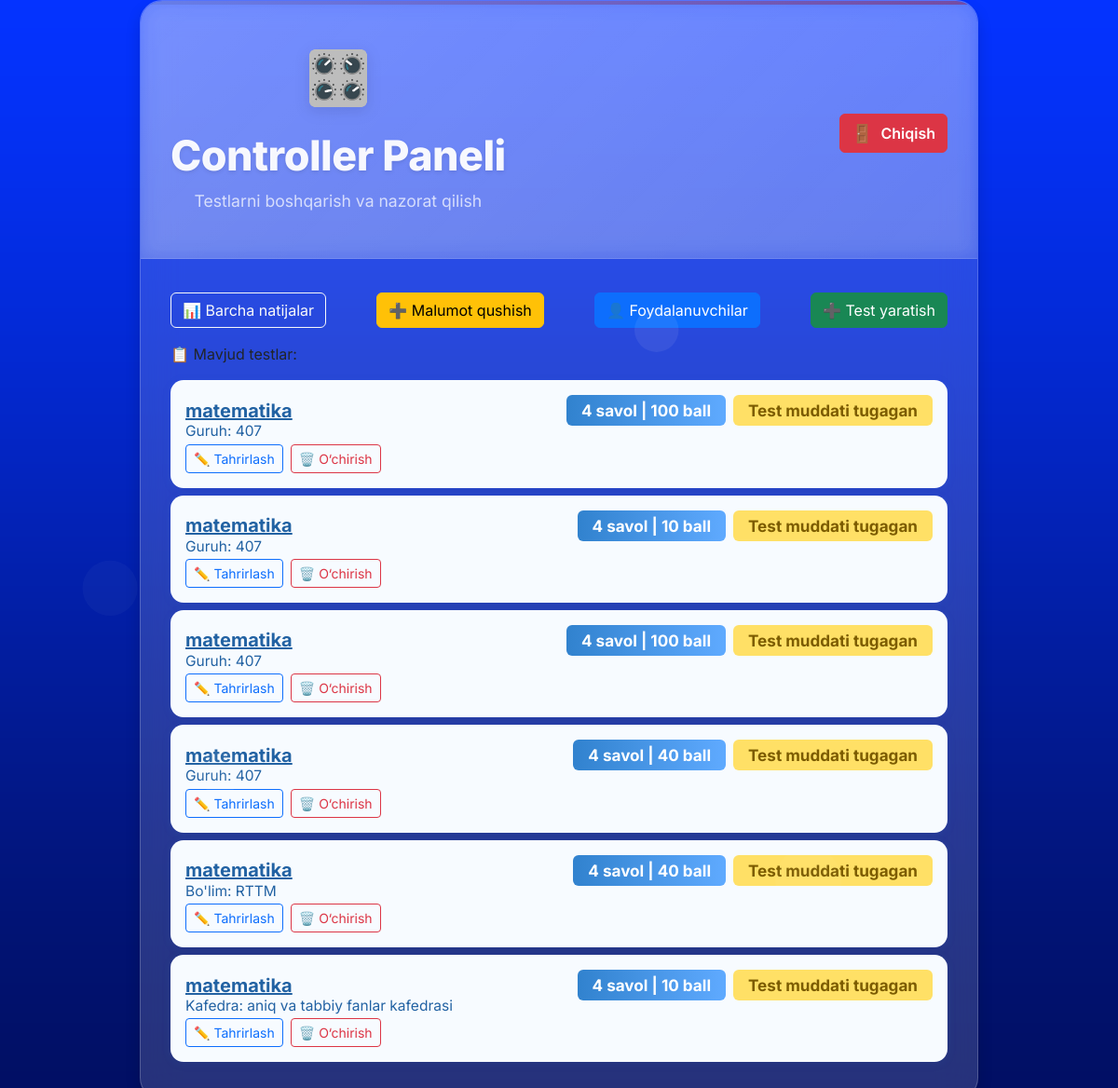
The app's page /api/controller-panel/dashboard/ (signed in) with its own data.
### main/models.py (models this page shows, shortened)
class Test(models.Model):
    group = models.ForeignKey('Group', on_delete=models.CASCADE, related_name='tests', verbose_name="Guruh", null=True, blank=True)
    subject = models.ForeignKey('Subject', on_delete=models.CASCADE, related_name='tests', verbose_name="Fan")
    created_by = models.ForeignKey(User, on_delete=models.SET_NULL, null=True, related_name='created_tests', verbose_name="Yaratuvchi (Controller)")
    kafedra = models.ForeignKey('Kafedra', on_delete=models.SET_NULL, null=True, blank=True, related_name='tests', verbose_name='Kafedra')
    bulim = models.ForeignKey('Bulim', on_delete=models.SET_NULL, null=True, blank=True, related_name='tests', verbose_name="Bo'lim")
    question_count = models.PositiveIntegerField(verbose_name="Savollar soni")
    total_score = models.PositiveIntegerField(verbose_name="Umumiy ball")
    duration = models.DurationField(verbose_name="Test muddati")
    minutes = models.PositiveIntegerField(verbose_name="Test vaqti (daqiqa)", default=30)
    active = models.BooleanField(default=True, verbose_name="Faol testmi")
    created_at = models.DateTimeField(auto_now_add=True, verbose_name="Yaratilgan sana")
    start_time = models.DateTimeField(auto_now_add=True, verbose_name="Boshlanish vaqti", blank=True, null=True)
    class Meta:
        verbose_name = "Test"
        verbose_name_plural = "Testlar"
    @property
    def end_time(self):
        if self.start_time and self.duration:
            return self.start_time + self.duration
        return None

class Subject(models.Model):
    name = models.CharField(max_length=255, verbose_name="Fan nomi")
    created_at = models.DateTimeField(auto_now_add=True, verbose_name="Yaratilgan sana")
    class Meta:
        verbose_name = "Fan"
        verbose_name_plural = "Fanlar"

class Group(models.Model):
    faculty = models.ForeignKey(Faculty, on_delete=models.CASCADE, related_name='groups', verbose_name="Fakultet")
    name = models.CharField(max_length=100, verbose_name="Guruh nomi")
    created_at = models.DateTimeField(auto_now_add=True, verbose_name="Yaratilgan sana")
    class Meta:
        verbose_name = "Guruh"
        verbose_name_plural = "Guruhlar"

class Bulim(models.Model):
    name = models.CharField(max_length=255, verbose_name="Bo'lim nomi")
    created_at = models.DateTimeField(auto_now_add=True, verbose_name='Yaratilgan sana')
    class Meta:
        verbose_name = "Bo'lim"
        verbose_name_plural = "Bo'limlar"

class Kafedra(models.Model):
    faculty = models.ForeignKey('Faculty', on_delete=models.CASCADE, related_name='kafedralar', verbose_name='Fakultet')
    name = models.CharField(max_length=255, verbose_name='Kafedra nomi')
    created_at = models.DateTimeField(auto_now_add=True, verbose_name='Yaratilgan sana')
    class Meta:
        verbose_name = 'Kafedra'
        verbose_name_plural = 'Kafedralar'

### main/views_controller_panel.py (the view)
@login_required
def controller_dashboard(request):
    login_redirect = login_check(request)
    if login_redirect:
        return login_redirect
    if not hasattr(request.user, 'role') or request.user.role != 'controller':
        return redirect('/api/login/')
    tests = Test.objects.filter(created_by=request.user)
    now = timezone.now()
    test_list = []
    for test in tests:
        status = "Faol"
        if test.end_time and now > test.end_time:
            status = "Test muddati tugagan"
        subject_name = test.subject.name if test.subject else ""
        test_list.append({
            'test': test,
            'status': status,
            'subject_name': subject_name,
        })
    return render(request, 'controller_panel/dashboard.html', {'tests': test_list})

### main/views_controller_panel.py (called while the page is built)
def login_check(request):
    if not request.user.is_authenticated:
        return redirect('/api/login/')
    return None

### main/templates/controller_panel/dashboard.html (shortened to what this page needs)
<!DOCTYPE html>
<html lang="uz">
<head>
    <link rel="stylesheet" href="https://cdn.jsdelivr.net/npm/bootstrap@5.3.3/dist/css/bootstrap.min.css">
</head>
<body>
    <div class="dashboard-card shadow">
        <div class="dashboard-header" style="display:flex;align-items:center;justify-content:space-between;">
            <div>
                <span class="controller-icon">🎛️</span>
                <h2 style="display:inline-block;vertical-align:middle;">Controller Paneli</h2>
                <p class="dashboard-subtitle">Testlarni boshqarish va nazorat qilish</p>
            </div>
            <a href="/api/controller-panel/logout/" class="btn btn-danger" style="font-weight:600;display:inline-flex;align-items:center;gap:8px;">
                <span style="font-size:1.2em;">🚪</span> Chiqish
            </a>
        </div>
        <div class="dashboard-body">
            <div class="d-flex justify-content-between mb-3 flex-wrap gap-2">
                <a href="/api/test-api/all-results/" class="btn btn-outline-light">
                    📊 Barcha natijalar
                </a>
                <a href="/api/controller-panel/group-subjects/" class="btn btn-warning">
                    ➕ Malumot qushish
                </a>
                <a href="#" class="btn btn-primary" id="usersBtn">
                    👤 Foydalanuvchilar
                </a>
                <button type="button" class="btn btn-success" data-bs-toggle="modal" data-bs-target="#addTestModal">➕ Test yaratish</button>
            </div>
            <div class="test-list-title mb-3">📋 Mavjud testlar:</div>
            {% if tests %}
                <ul class="list-group">
                    {% for item in tests %}
                        <li class="list-group-item p-0 border-0" style="background:transparent;">
                            <div class="test-block d-flex flex-wrap align-items-center justify-content-between mb-2 p-3" style="background:#f7fbff;border-radius:14px;box-shadow:0 2px 12px 0 rgba(49,130,206,0.07);">
                                <div class="fw-bold fs-5 text-primary mb-2 mb-md-0" style="min-width:120px;">
                                    <a href="/api/controller-panel/subject-questions/{{ item.test.subject.id }}/" class="subject-link" style="color:#2262a3;text-decoration:underline;">{{ item.subject_name }}</a>
                                </div>
                                <div class="d-flex flex-wrap align-items-center mb-2 mb-md-0" style="gap:8px;">
                                    <span class="badge px-3 py-2" style="background:linear-gradient(90deg,#3182ce 0%, #5faaff 100%);color:#fff;font-size:1.07rem;">{{ item.test.question_count }} savol | {{ item.test.total_score }} ball</span>
                                    <span class="badge px-3 py-2" style="background:#ffe066;color:#7c5c00;font-size:1.07rem;">{{ item.status }}</span>
                                </div>
                                <div style="width:100%;font-size:0.97rem;color:#2262a3;margin-top:-6px;margin-bottom:2px;">
                                    {% if item.test.group %}
                                        Guruh: {{ item.test.group.name }}
                                    {% endif %}
                                    {% if item.test.kafedra %}
                                        {% if item.test.group %} | {% endif %}Kafedra: {{ item.test.kafedra.name }}
                                    {% endif %}
                                    {% if item.test.bulim %}
                                        {% if item.test.group or item.test.kafedra %} | {% endif %}Bo'lim: {{ item.test.bulim.name }}
                                    {% endif %}
                                </div>
                                <div class="d-flex flex-wrap align-items-center gap-2 mt-2 mt-md-0">
                                    <a href="/api/controller-panel/edit-test/{{ item.test.id }}/" class="btn btn-sm btn-outline-primary">✏️ Tahrirlash</a>
                                    <form action="/api/controller-panel/delete-test/{{ item.test.id }}/" method="post" style="display:inline;">
                                        <button type="submit" class="btn btn-sm btn-outline-danger" onclick="return confirm('Testni o‘chirishga ishonchingiz komilmi?')">🗑️ O‘chirish</button>
                                    </form>
                                </div>
                            </div>
                        </li>
                    {% endfor %}
                </ul>
            {% else %}
                <div class="alert alert-warning" role="alert">
                    <h4 style="margin-bottom: 16px;">📝 Hech qanday test mavjud emas</h4>
                    <p style="margin-bottom: 0; opacity: 0.8;">Yangi test yaratish uchun yuqoridagi tugmani bosing</p>
                </div>
            {% endif %}
        </div>
    </div>
</body>
</body>
</html>

### main/templates/controller_panel/dashboard.html (style rules this page uses)
* { margin: 0; padding: 0; box-sizing: border-box; }
body { font-family: 'Inter', -apple-system, BlinkMacSystemFont, 'Segoe UI', 'Roboto', sans-serif; background: url('/static/main/1.png') no-repeat center center fixed; background-size: cover; min-height: 100vh; position: relative; overflow-x: hidden; }
body::before { content: ''; position: fixed; top: 0; left: 0; width: 100%; height: 100%; pointer-events: none; z-index: 1; }
.dashboard-card { max-width: 900px; margin: 0 auto; background: rgba(255, 255, 255, 0.15); backdrop-filter: blur(20px); border-radius: 24px; border: 1px solid rgba(255, 255, 255, 0.2); box-shadow: 0 8px 32px rgba(0, 0, 0, 0.1); overflow: hidden; animation: fadeInUp 0.8s ease; }
.dashboard-header { background: linear-gradient(135deg, rgba(255, 255, 255, 0.25) 0%, rgba(255, 255, 255, 0.15) 100%); backdrop-filter: blur(10px); padding: 40px 32px 32px; text-align: center; border-bottom: 1px solid rgba(255, 255, 255, 0.1); position: relative; }
.dashboard-header::before { content: ''; position: absolute; top: 0; left: 0; right: 0; height: 4px; background: linear-gradient(90deg, #667eea 0%, #764ba2 50%, #667eea 100%); background-size: 200% 100%; animation: shimmer 3s linear infinite; }
.controller-icon { font-size: 3.5rem; margin-bottom: 16px; display: block; filter: drop-shadow(0 4px 8px rgba(0, 0, 0, 0.1)); animation: float 3s ease-in-out infinite; }
.dashboard-header h2 { color: rgba(255, 255, 255, 0.95); font-weight: 800; font-size: 2.8rem; margin-bottom: 8px; text-shadow: 0 2px 4px rgba(0, 0, 0, 0.1); letter-spacing: -0.5px; }
.dashboard-subtitle { color: rgba(255, 255, 255, 0.8); font-size: 1.1rem; font-weight: 400; opacity: 0.9; }
.dashboard-body { padding: 36px 32px 32px; }
.test-block { transition: box-shadow 0.18s; }

### records on screen
Test: subject_name "matematika", test.question_count "4", test.total_score "100", status "Test muddati tugagan", test.group.name "407"
Test: subject_name "matematika", test.question_count "4", test.total_score "10", status "Test muddati tugagan", test.group.name "407"
Test: subject_name "matematika", test.question_count "4", test.total_score "100", status "Test muddati tugagan", test.group.name "407"
Test: subject_name "matematika", test.question_count "4", test.total_score "40", status "Test muddati tugagan", test.group.name "407"
Test: subject_name "matematika", test.question_count "4", test.total_score "40", status "Test muddati tugagan", test.bulim.name "RTTM"
Test: subject_name "matematika", test.question_count "4", test.total_score "10", status "Test muddati tugagan", test.kafedra.name "aniq va tabbiy fanlar kafedrasi"
